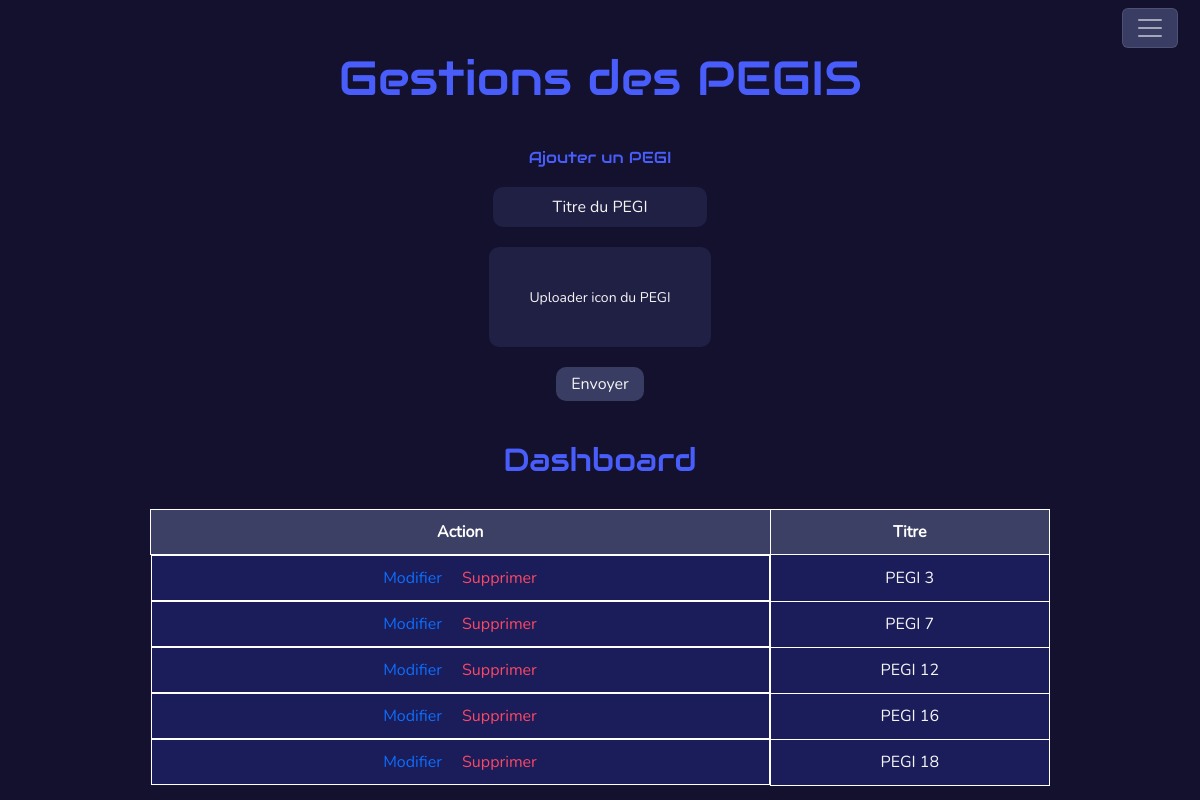
/admin/pegis.php (signed in), run on the app's committed database.
### tables this page shows
CREATE TABLE `pegi` (
  `pegi_id` int NOT NULL,
  `pegi_name` varchar(255) NOT NULL,
  `pegi_icon` varchar(255) NOT NULL
);

### src/admin/pegis.php (the view, shortened to what this page needs)
<?php
require_once("../connect.php");
$sql = "SELECT * FROM pegi WHERE pegi_id";
$query = $db->prepare($sql);
$query->execute();
$pegis = $query->fetchAll(PDO::FETCH_ASSOC);
?>
<?php include "./template/navbar.php"; ?>
<main>
    <section class="page">
        <h1>Gestions des PEGIS</h1>
    </section>
    <section class="formulaire">
        <form action="" method="POST" id="formajout" enctype="multipart/form-data">
            <h4>Ajouter un PEGI</h4>
            <div class="container-title">
                <input type="text" placeholder="Titre du PEGI" name="pegi_name" id="title" required>
            </div>
            <div class="container-icon">
                <label class="uploadlabel" for="icon" id="uploadLabel">Uploader icon du PEGI</label>
            </div>
            <button type="submit" class="send">Envoyer</button>
        </form>
    </section>
    <section class="dashboard">
        <h2>Dashboard</h2>
        <table>
            <thead>
                <tr>
                    <th>Action</th>
                    <th>Titre</th>
                </tr>
            </thead>
            <?php foreach ($pegis as $pegi) { ?>
                <tbody>
                    <tr data-page="1">
                        <td class="actions">
                            <a href="editpegi.php?id=<?= $pegi["pegi_id"] ?>" class="btn-edit">Modifier</a>
                            <a href="deletepegi.php?id=<?= $pegi["pegi_id"] ?>" class="btn-delete">Supprimer</a>
                        </td>
                        <td><?= $pegi["pegi_name"] ?></td>
                    </tr>
                </tbody>
            <?php } ?>
        </table>
    </section>
</main>
</body>
</html>

### src/css/style.css (style rules this page uses)
:root { --colorMain: #13112e; --colorSecondary: #201f44; --colorButton: #3a3d63; --colorTitle: #485dfa; --colorBackOffice: #fa4866; --colorPara: #f5f5f5; --colorBlack: #1e1e1e; --colorSuccess: #48fa81; --fsize: 3em; --fsize2: 2.18em; --fsize3: 2.1em; --fsize4: 1.3em; --fsize5: 1em; --audioRegular: "Audiowide-Regular"; --NunitoBlack: "Nunito-Black"; --NunitoBold: "Nunito-Bold"; --NunitoRegular: "Nunito-Regular"; --font-size-h1-min: 24px; --font-size-h1-preferred: 6vw; --font-size-h1-max: 48px; --font-size-h2-min: 20px; --font-size-h2-preferred: 5vw; --font-size-h2-max: 40px; --font-size-p-min: 16px; --font-size-p-preferred: 3vw; --font-size-p-max: 22px; }
*::before, *::after { box-sizing: border-box; }
* { padding: 0; margin: 0; box-sizing: border-box; list-style: none; }
body { background: var(--colorMain); color: var(--colorPara); font-family: var(--NunitoRegular); }
a { text-decoration: none; }
h1, h2, h3, h4 { color: var(--colorTitle); font-family: var(--audioRegular); }
section { width: 100%; }
button { font-family: var(--NunitoRegular); background: var(--colorButton); }
body { min-height: 100vh; }

### src/admin/css/panel.css (style rules this page uses)
.page { padding-top: 80px; text-align: center; }
.page h1 { font-size: clamp( var(--font-size-h1-min), var(--font-size-h1-preferred), var(--font-size-h1-max) ); }

### src/admin/css/admin_profil.css (style rules this page uses)
.page { padding-top: 50px; text-align: center; }
.page h1 { font-size: clamp( var(--font-size-h1-min), var(--font-size-h1-preferred), var(--font-size-h1-max) ); }
.send { color: var(--colorPara); padding: 5px 15px; border-radius: 10px; border: none; }

### src/admin/css/gestions.css (style rules this page uses)
.formulaire { margin-top: 40px; }
.formulaire h4 { text-align: center; margin-bottom: 20px; font-size: var(--fsize5); }
.formulaire form { display: flex; flex-direction: column; align-items: center; }
.formulaire form input { padding: 8px; border-radius: 10px; background: var(--colorSecondary); color: var(--colorPara); border: none; }
.formulaire form input::placeholder { color: var(--colorPara); text-align: center; }
.uploadlabel { display: inline-block; background-color: var(--colorSecondary); color: var(--colorPara); cursor: pointer; font-size: 14px; margin: 20px 0; height: 100px; padding: 40px; border-radius: 10px; }
.send { color: var(--colorPara); padding: 5px 15px; border-radius: 10px; border: none; }
.dashboard { margin-top: 40px; text-align: center; }
.dashboard h2 { margin-bottom: 30px; }
table { width: 300px; border-collapse: collapse; background-color: #15143b; margin: auto auto 15px auto; }
th, td { border: 1px solid white; padding: 10px; text-align: center; }
th { background-color: #3c4065; color: white; }
td { background-color: #1b1c5a; }
td.actions { display: flex; flex-direction: column; }
.btn-delete { color: var(--colorBackOffice); }
@media all and (min-width: 1024px) { table { width: 900px; } }
@media all and (min-width: 1024px) { td.actions { flex-direction: row; justify-content: center; gap: 20px; } }
@media all and (min-width: 1024px) { .uploadlabel { display: block; margin-bottom: 20px; } }

### data on the page
pegi: pegi_name "PEGI 3"
pegi: pegi_name "PEGI 7"
pegi: pegi_name "PEGI 12"
pegi: pegi_name "PEGI 16"
pegi: pegi_name "PEGI 18"
